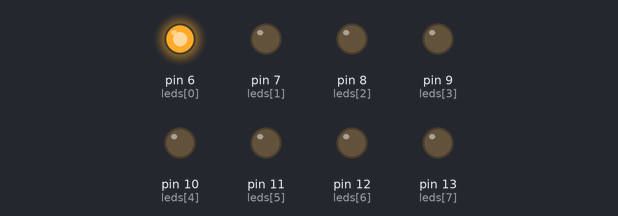
The sketch below on a simulated Arduino Uno, built with avr-gcc and run on an emulated ATmega328P. On the bench: output pins drawn as LEDs (lit = HIGH).

Above: at 0.05 s.
At 0.55 s:
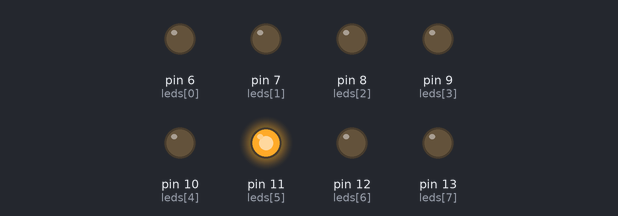
At 1.15 s:
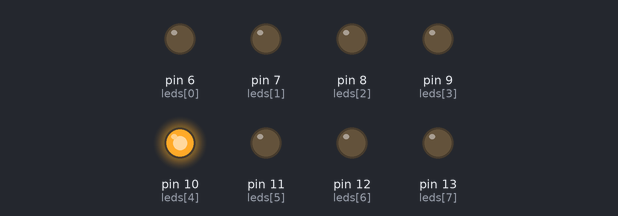
At 1.75 s:
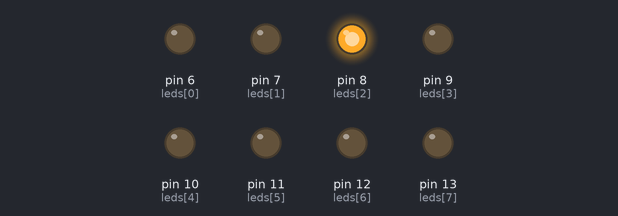
At 2.3 s:
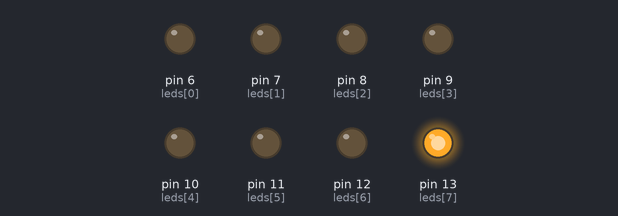
At 3.35 s:
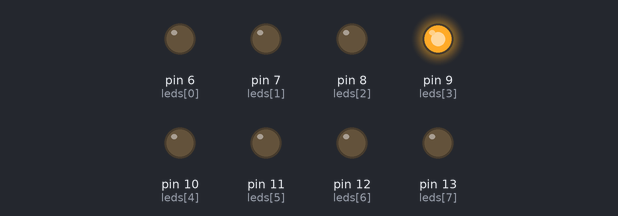
Timing chart, 0 to 3.6 s (numbered marks = the images above):
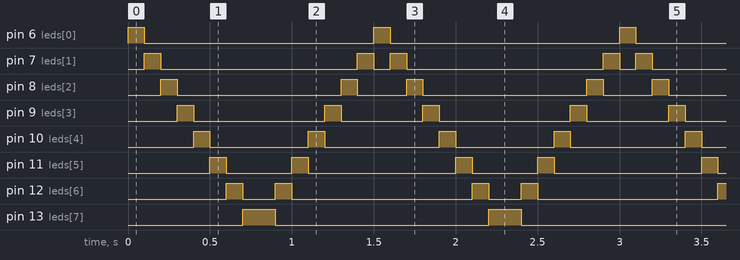

Measured:
- by itself, pin 6 (leds[0]): alternates HIGH for 0.10 s and LOW for 1.4 s
- by itself, pin 7 (leds[1]): repeats every 1.5 s: LOW 1.2 s, HIGH 0.10 s, LOW 0.10 s, HIGH 0.10 s
- by itself, pin 8 (leds[2]): repeats every 1.5 s: LOW 1.0 s, HIGH 0.10 s, LOW 0.30 s, HIGH 0.10 s
- by itself, pin 9 (leds[3]): repeats every 1.5 s: LOW 0.80 s, HIGH 0.10 s, LOW 0.50 s, HIGH 0.10 s
- by itself, pin 10 (leds[4]): alternates HIGH for 0.10 s and LOW for 0.65 s
- by itself, pin 11 (leds[5]): repeats every 1.5 s: LOW 0.40 s, HIGH 0.10 s, LOW 0.90 s, HIGH 0.10 s
- by itself, pin 12 (leds[6]): repeats every 1.5 s: LOW 0.20 s, HIGH 0.10 s, LOW 1.1 s, HIGH 0.10 s
- by itself, pin 13 (leds[7]): alternates HIGH for 0.20 s and LOW for 1.3 s

The sketch:

runningLights.ino
```cpp
//This is a sketch to have 8 "running lights"

//Array of LED pins
int leds[] = {6, 7, 8, 9, 10, 11, 12, 13};

//Initialize the pins
void setup()
{
	//Iterate over the leds and set pinmodes
	for (int x = 0; x < 8; x ++)
		pinMode(leds[x], OUTPUT);
}

//Do the "running"

void loop()
{
	//Iterate over all the LEDs and toggle them on and off
	for (int x = 0; x < 8; x ++)
	{
		digitalWrite(leds[x], HIGH);
		delay(100);
		digitalWrite(leds[x], LOW);
	}
	for (int x = 7; x > 0; x --)
	{
		digitalWrite(leds[x], HIGH);
		delay(100);
		digitalWrite(leds[x], LOW);
	}
}
```
